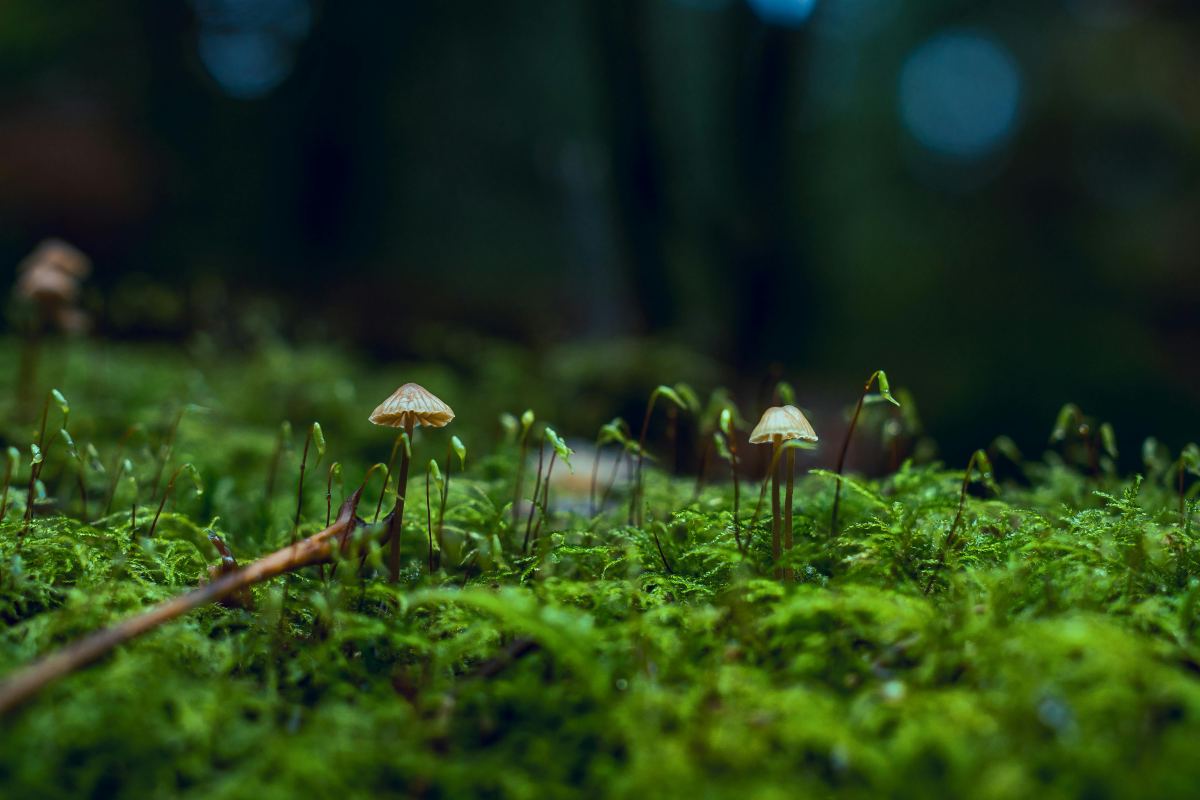
#> input picture img/naturaleza.jpg, 6000 x 4000 px (shown at 1/5 size)
$ jupyter execute --allow-errors 09_ACTIVIDAD.ipynb
#> lines starting #> are read from the running program, lines starting #| are printed output that depends on the picture; after the words box and inside, x2 and y2 are one past the last pixel; in counts of white or black regions, pixels touching at a corner belong together
[cell 1]
import cv2 as cv
import numpy as np
import matplotlib.pyplot as plt

[cell 2]
img = cv.imread('..//img/imagen1.jpg')

#> (the rest of this cell did not finish here and is left out)

#> (a cell that did not finish here is left out)

#> (a cell that did not finish here is left out)

[cell 5]
w = 200
#> w = 200
h = 200

gradiante = np.zeros((h, w, 3), dtype= np.uint8)

for i in range(w):
    gradiante[i] = [i * 255 // w, 255 - i * 255 // w, 255]
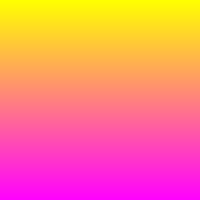
#> gradiante: shape (200, 200, 3); mean of channels 0, 1, 2 126.4, 128.6, 255; drawn as B, G, R

plt.figure(figsize=(10, 5))

plt.imshow(gradiante)

[cell 6]
import cv2
import numpy as np
import matplotlib.pyplot as plt

color = [0,0,0]
filas, columnas = 800, 800
nI = filas/8
nJ = columnas/8
img = np.ones((filas, columnas, 3))


def pintar(img,x0,x1,y0,y1,color):
    for x in range(int(x0),int(x1)):
        for y in range(int(y0),int(y1)):
            img[x][y] = np.array(color)

for i in range(8):
    for j in range(8):
        if (i+j)%2==1:
            pintar(img, i * nI, (i + 1) * nI, j * nJ, (j + 1) * nJ, color)


plt.imshow(img)
plt.show()
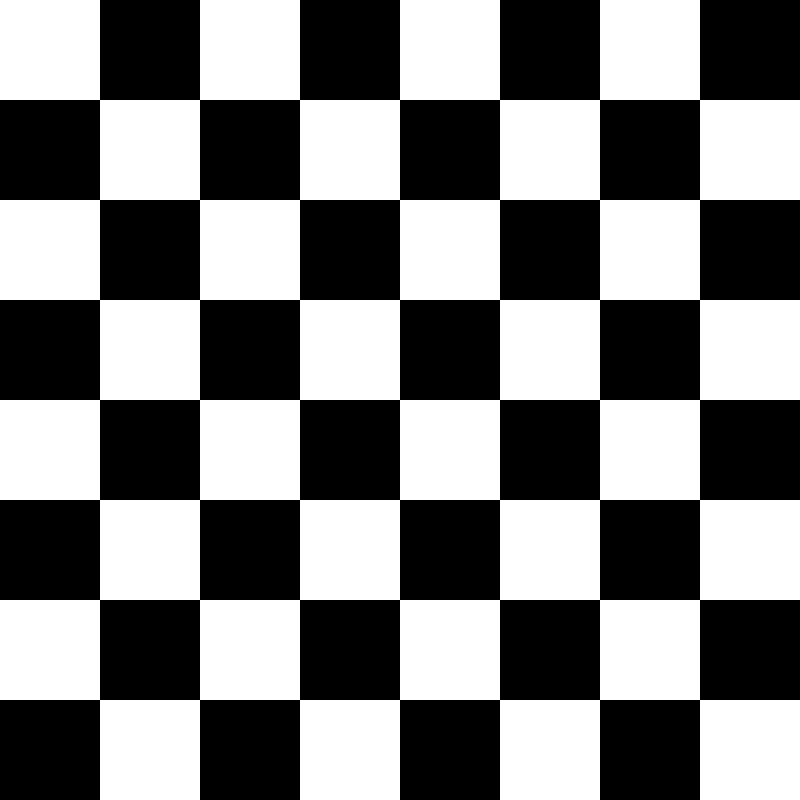
#> shown: shape (800, 800, 3) float64; values 0 (black) and 1 (white), 50% white; 1 white region, box (x1, y1, x2, y2) and area: (0, 0, 800, 800) 320000

[cell 7]
clahe =  cv.createCLAHE(clipLimit= 2.0, tileGridSize= (8, 8))

histograma = np.histogram(gradiante, 256, [0, 256])

red, green, blue = cv.split(gradiante)
#> blue: shape (200, 200); every value is 255

contraste_blue = clahe.apply(red)
contraste_red =  clahe.apply(green)
contraste_green = clahe.apply(blue)
finImgClahe = cv.merge((contraste_red, contraste_green, contraste_blue))
histograma_clahe = np.histogram(gradiante, 256, [0, 256])

contraste_blue = cv.equalizeHist(red)
contraste_red =  cv.equalizeHist(green)
contraste_green = cv.equalizeHist(blue)
finImgEcua = cv.merge((contraste_red, contraste_green, contraste_blue))
histograma_ecua = np.histogram(gradiante, 256, [0, 256])

plt.figure(figsize=(10, 10))

plt.subplot(3, 2, 1)
plt.title('Original')
plt.imshow(gradiante)

plt.subplot(3, 2, 2)
plt.plot(histograma[0], color='purple')
plt.title('Histograma')
plt.xlabel('intensidad_pixel')
plt.ylabel('frecuencia_pixel')

plt.subplot(3, 2, 3)
plt.title('Imagen Ecualizada Color')
plt.imshow(cv.cvtColor(finImgEcua, cv.COLOR_BGR2RGB))

plt.subplot(3, 2, 4)
plt.plot(histograma_ecua[0], color='green')
plt.title('Histograma Ecualizado Color')
plt.xlabel('intensidad_pixel')
plt.ylabel('frecuencia_pixel')

plt.subplot(3, 2, 5)
plt.title('Imagen Ecualizada Clahe Color')
plt.imshow(cv.cvtColor(finImgClahe, cv.COLOR_BGR2RGB))

plt.subplot(3, 2, 6)
plt.plot(histograma_clahe[0], color='orange')
plt.title('Histograma Ecualizado Clahe Color')
plt.xlabel('intensidad_pixel')
plt.ylabel('frecuencia_pixel')

plt.tight_layout()
plt.show()
#> figure, not shown here; panel 2: curve peaks at x = 255, y = 40200; panel 4: curve peaks at x = 255, y = 40200; panel 6: curve peaks at x = 255, y = 40200

[cell 8]
img = cv.imread('..//img/naturaleza.jpg', 1)
#> img is the input picture: shape (4000, 6000, 3); mean B, G, R 25.7, 59.5, 36.2
clahe =  cv.createCLAHE(clipLimit= 2.0, tileGridSize= (8, 8))


histograma = np.histogram(img, 256, [0, 256])


red, green, blue = cv.split(img)
#> red: shape (4000, 6000)
#> green: shape (4000, 6000)
#> blue: shape (4000, 6000)
# Clahe
contraste_blue = clahe.apply(red)
#> contraste_blue: shape (4000, 6000)
contraste_red =  clahe.apply(green)
#> contraste_red: shape (4000, 6000)
contraste_green = clahe.apply(blue)
finImgClahe = cv.merge((contraste_red, contraste_green, contraste_blue))
#> finImgClahe: shape (4000, 6000, 3)
histograma_clahe = np.histogram(finImgClahe, 256, [0, 256])

# Ecualizador
contraste_blue = cv.equalizeHist(red)
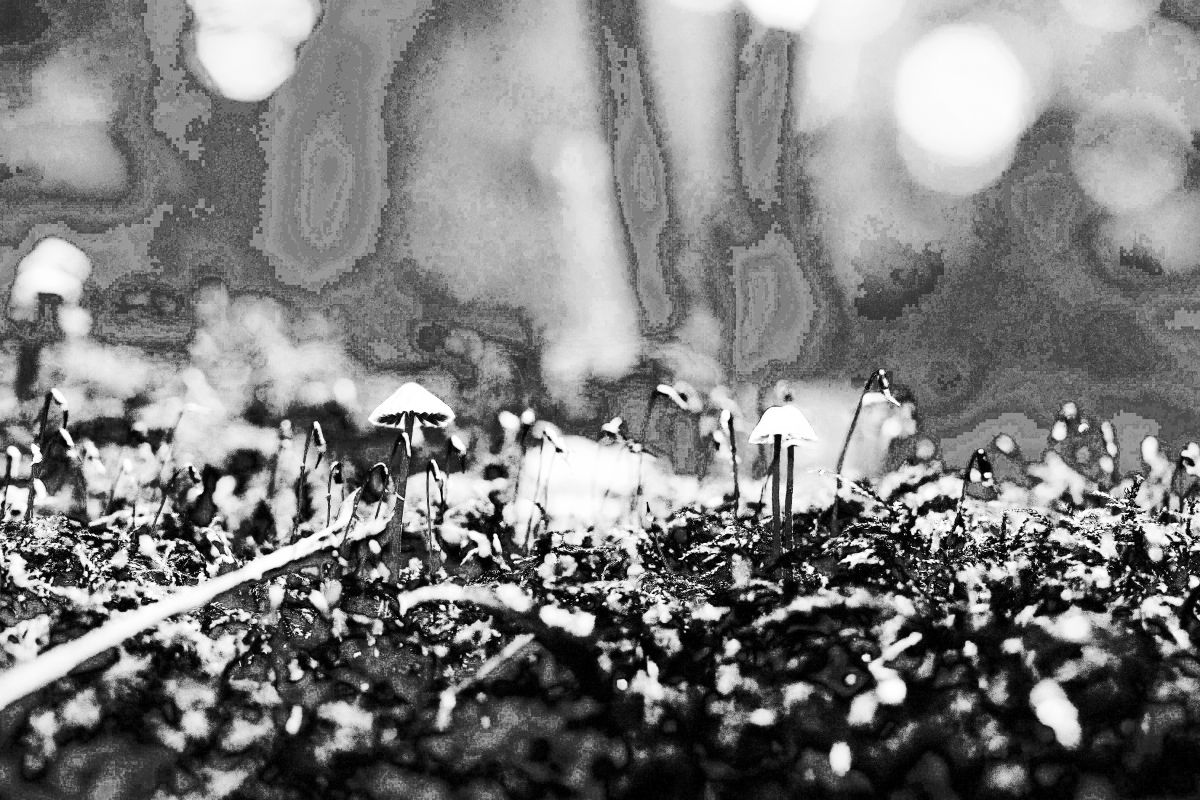
#> contraste_blue: shape (4000, 6000) (shown at 1/5 size); min 0, max 255, mean 125.9
contraste_red =  cv.equalizeHist(green)
contraste_green = cv.equalizeHist(blue)
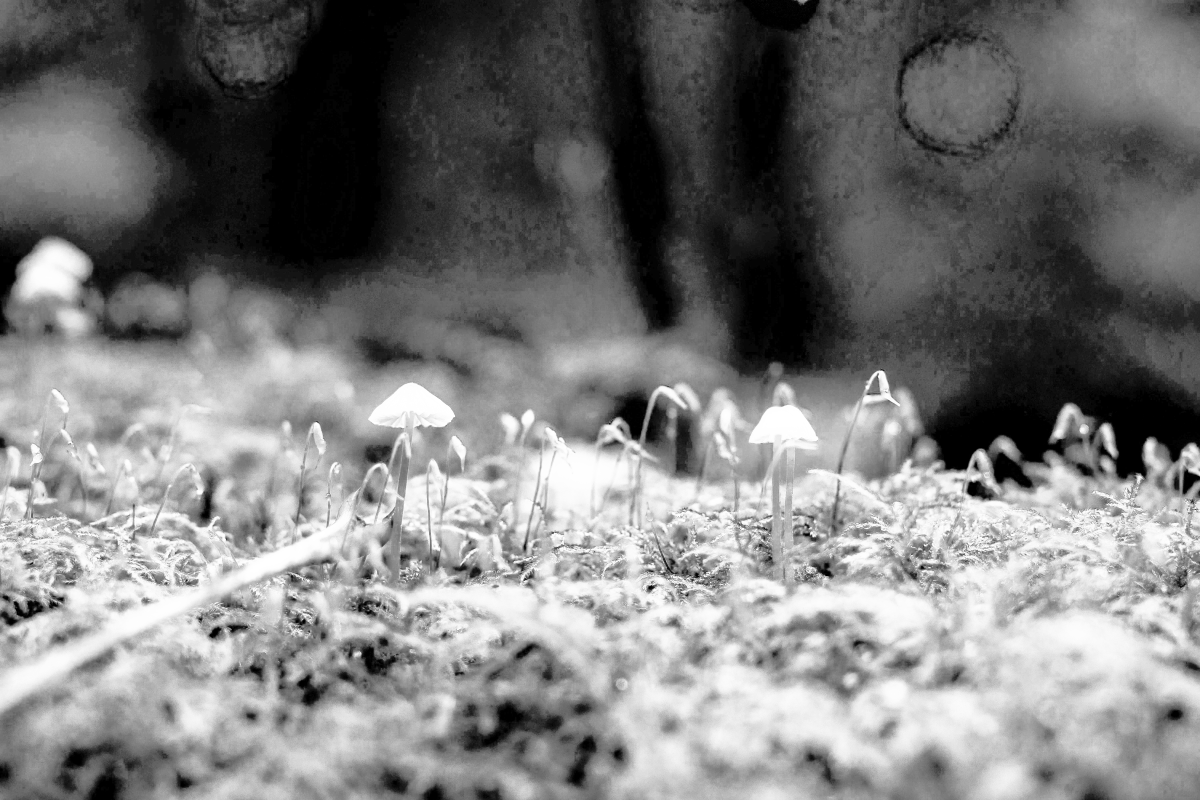
#> contraste_green: shape (4000, 6000) (shown at 1/5 size); min 0, max 255, mean 122.7
finImgEcua = cv.merge((contraste_red, contraste_green, contraste_blue))
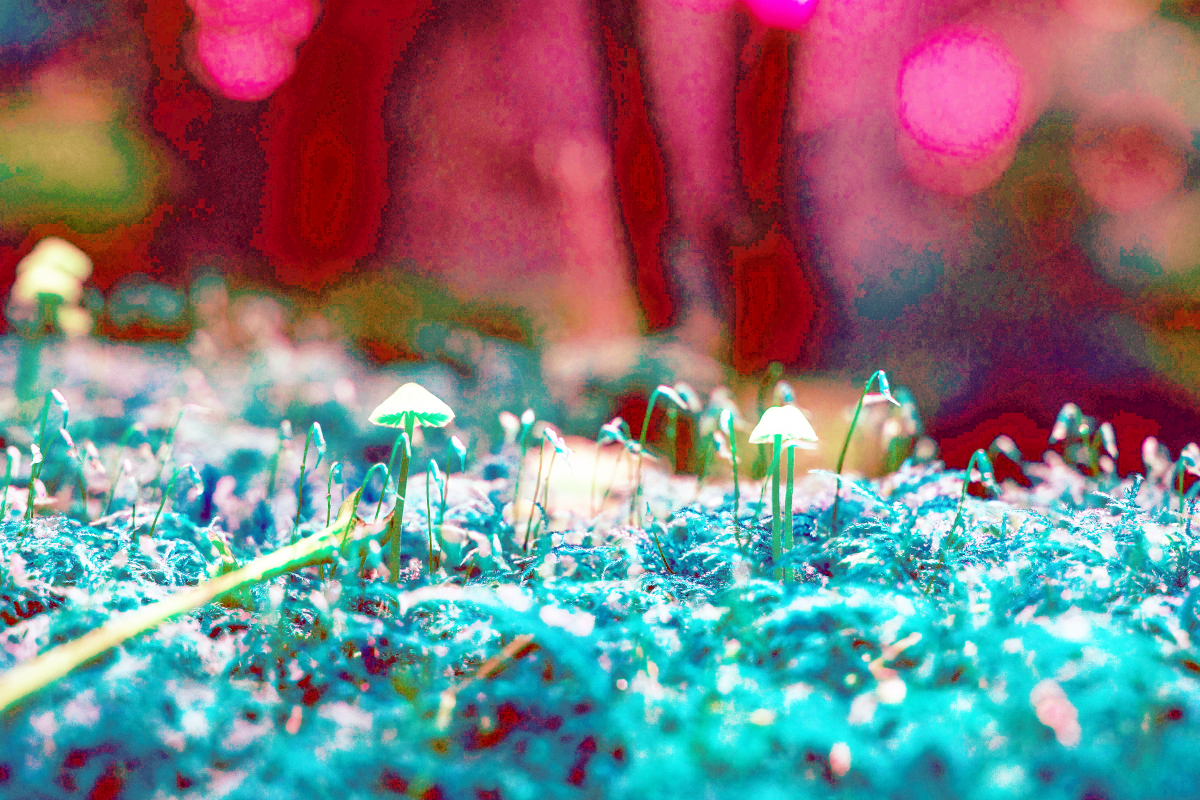
#> finImgEcua: shape (4000, 6000, 3) (shown at 1/5 size); mean of channels 0, 1, 2 128.8, 122.7, 125.9; drawn as B, G, R
histograma_ecua = np.histogram(finImgEcua, 256, [0, 256])

plt.figure(figsize=(10, 10))
# Original Image
plt.subplot(3, 2, 1)
plt.title('Original')
plt.imshow(cv.cvtColor(img, cv.COLOR_BGR2RGB))

# Histogram
plt.subplot(3, 2, 2)
plt.plot(histograma[0], color='purple')
plt.title('Histograma')
plt.xlabel('intensidad_pixel')
plt.ylabel('frecuencia_pixel')

# Equalized Image
plt.subplot(3, 2, 3)
plt.title('Imagen Ecualizada Color')
plt.imshow(cv.cvtColor(finImgEcua, cv.COLOR_BGR2RGB))

# Equalized Histogram
plt.subplot(3, 2, 4)
plt.plot(histograma_ecua[0], color='green')
plt.title('Histograma Ecualizado Color')
plt.xlabel('intensidad_pixel')
plt.ylabel('frecuencia_pixel')

# Equalized Image
plt.subplot(3, 2, 5)
plt.title('Imagen Ecualizada Clahe Color')
plt.imshow(cv.cvtColor(finImgClahe, cv.COLOR_BGR2RGB))

# Equalized Histogram
plt.subplot(3, 2, 6)
plt.plot(histograma_clahe[0], color='orange')
plt.title('Histograma Ecualizado Clahe Color')
plt.xlabel('intensidad_pixel')
plt.ylabel('frecuencia_pixel')

plt.tight_layout()
plt.show()
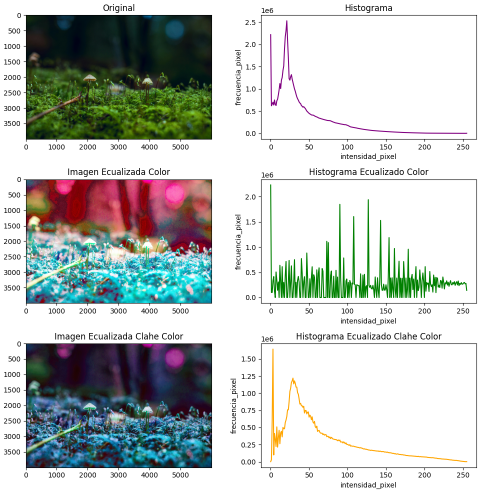
#> figure drawn by matplotlib, 6 panels; panel 2: curve peaks at x = 21, y = 2531075; panel 4: curve peaks at x = 0, y = 2231925; panel 6: curve peaks at x = 3, y = 1642614

$ run again, with img/Different-LED.jpg copied over img/naturaleza.jpg
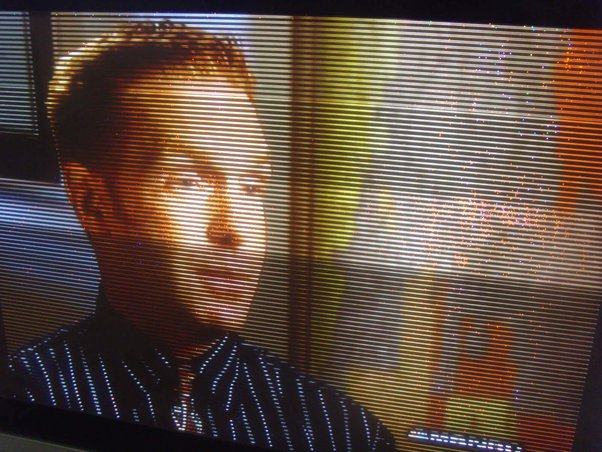
#> input picture img/Different-LED.jpg, 602 x 452 px
#> w = 200
#> img is the input picture: shape (452, 602, 3); mean B, G, R 67.8, 79.2, 98.5
#> `contraste_green = cv.equalizeHist(blue)`:
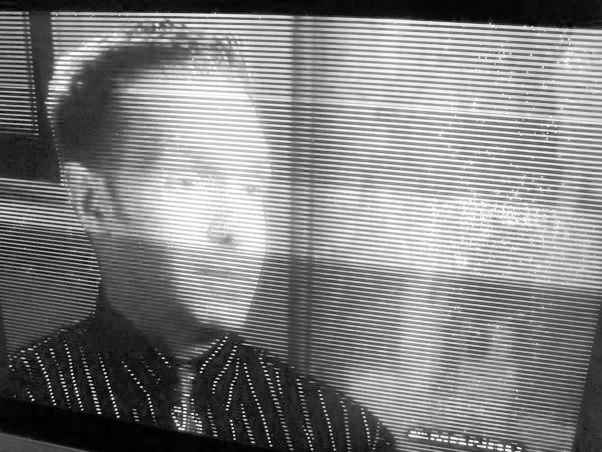
#> contraste_green: shape (452, 602); min 0, max 255, mean 128.2
#> `finImgEcua = cv.merge((contraste_red, contraste_green, contraste_blue))`:
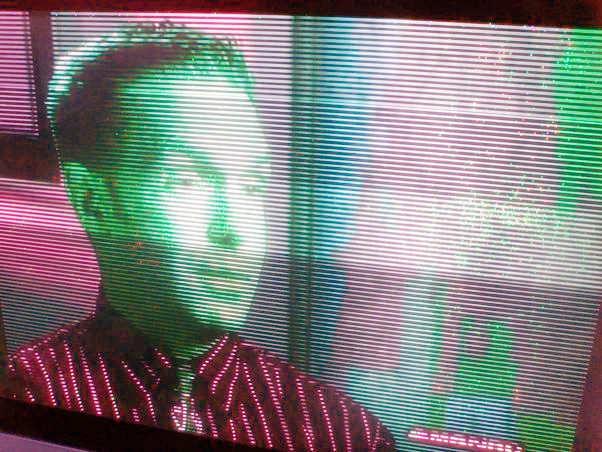
#> finImgEcua: shape (452, 602, 3); mean of channels 0, 1, 2 128.4, 128.2, 128.3; drawn as B, G, R
